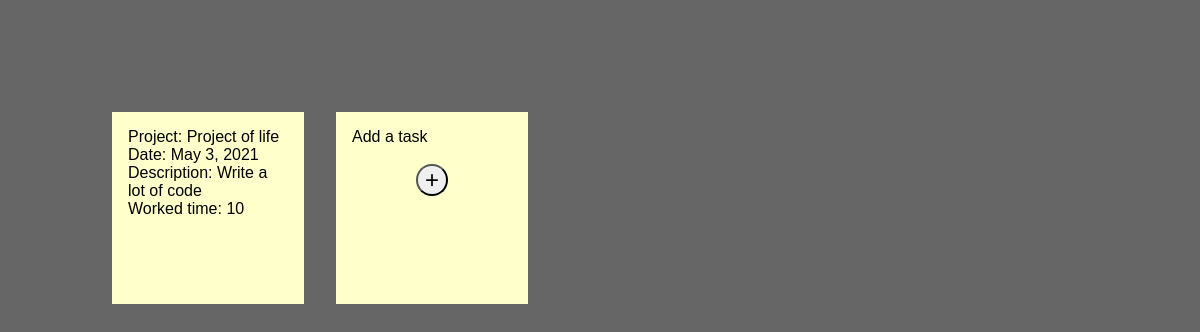
The page /user/list-tasks/2021/5/3/ (signed in) on the database its author committed.
### user/models.py (models this page shows, shortened)
class Task(models.Model):
    date = models.DateField()
    time_worked = models.PositiveBigIntegerField()
    project = models.ForeignKey(Project, on_delete=models.RESTRICT)
    user = models.ForeignKey(User, on_delete=models.RESTRICT)
    description = models.TextField()

class Project(models.Model):
    name = models.CharField(max_length=200)
    company = models.ForeignKey(Company, on_delete=models.RESTRICT)

### user/views.py (the view)
    def wrapped(request, year, month, day):
        if year in years and month in [i for i in range(1, 13)] and 1 <= day <= 31:
            try:
                return func(request, year, month, day)
            except ValueError:
                raise Http404()
        else:
            raise Http404()

### user/views.py (called while the page is built)
def decorator_check_user(func):
    def wrapped(request, **kwargs):
        if request.user.role == 3:
            return func(request, **kwargs)
        else:
            return redirect("/accounts/login")
    return wrapped

def decorator_check_date(func):
    def wrapped(request, year, month, day):
        if year in years and month in [i for i in range(1, 13)] and 1 <= day <= 31:
            try:
                return func(request, year, month, day)
            except ValueError:
                raise Http404()
        else:
            raise Http404()
    return wrapped

@login_required
@decorator_check_user
@decorator_check_date
def tasks(request, year, month, day):
    get_date = date(year, month, day)
    return render(request, "user/tasks.html", context={
        "date": get_date,
        "tasks": Task.objects.filter(user__id=request.user.id, date=get_date),
    })

### templates/user/tasks.html (shortened to what this page needs)
{% extends "base.html" %}
{% load static %}
{% block head %}
    <link rel="stylesheet" href="{% static 'css/user/tasks/base.css' %}" type="text/css"/>
{% endblock head %}
{% block content %}
    <ul>
        {% for task in tasks %}
            <li>
                <a href="#">
                    <p>Project: {{ task.project.name }}</p>
                    <p>Date: {{ task.date }}</p>
                    <p>Description: {{ task.description }}</p>
                    <p>Worked time: {{ task.time_worked }}</p>
                </a>
            </li>
        {% endfor %}
        <li>
            <a href="#">
                <p>Add a task</p>
                <p>&nbsp;</p>
                <form action="{% url 'create-task' date.year date.month date.day %}">
                    <p align="center"><button style="border-radius: 50%;font-size: 24px">&nbsp;+&nbsp;</button></p>
                </form>
            </a>
        </li>
    </ul>
{% endblock content %}

### static/css/user/tasks/base.css (style rules this page uses)
* { margin:0; padding:0; }
body { font-family:arial,sans-serif; font-size:100%; margin:3em; background:#666; color:#fff; }
h2,p { font-size:100%; font-weight:normal; }
ul,li { list-style:none; }
ul { overflow:hidden; padding:3em; }
ul li a { text-decoration:none; color:#000; background:#ffc; display:block; height:10em; width:10em; padding:1em; }
ul li { margin:1em; float:left; }

### rows shown on the page
Task: project.name "Project of life", date "May 3, 2021", description "Write a lot of code", time_worked "10"
